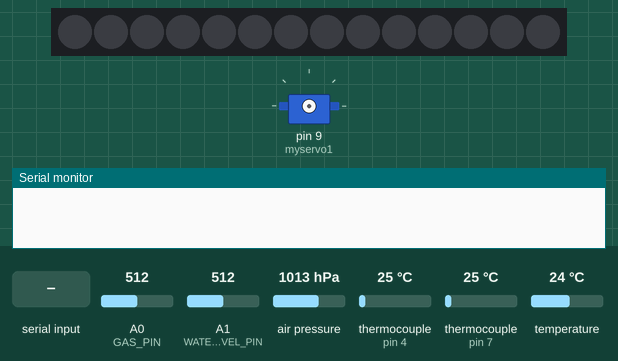
The sketch below on a simulated Arduino Uno, built with avr-gcc and run on an emulated ATmega328P. Parts: 14 RGB LEDs in strip order, left to right, servo, the last lines printed to the serial monitor. The test bench sets the inputs (shaded band); at power-on: A0 (GAS_PIN) = 512, A1 (WATER_LEVEL_PIN) = 512, air pressure 1013 hPa, thermocouple (sensors on pin 4, pin 7) 25 °C, temperature 24 °C.

Above: at 1.2 s.
1.3 s: "1\n" received over Serial
At 2.3 s:
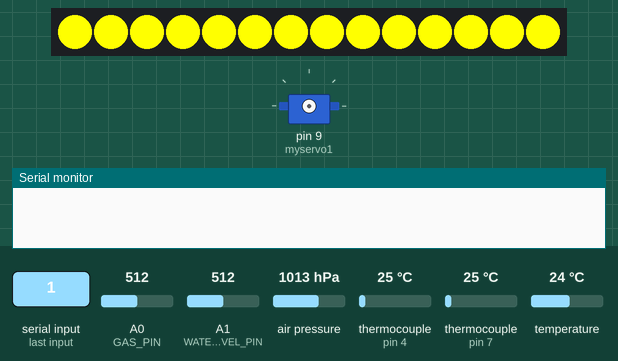
2.8 s: "2\n" received over Serial
At 3.5 s:
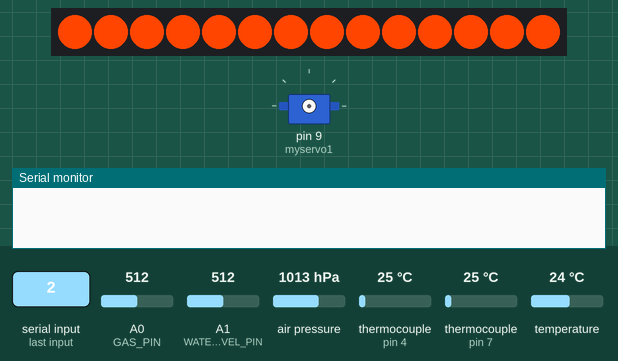
4.3 s: "4\n" received over Serial
At 4.9 s:
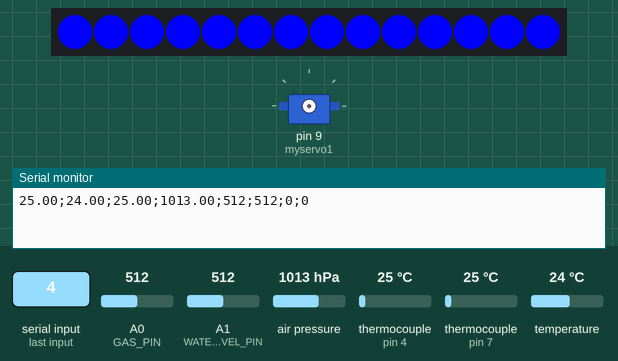
5.8 s: "30,150\n" received over Serial
7.4 s: "3\n" received over Serial
At 8.4 s:
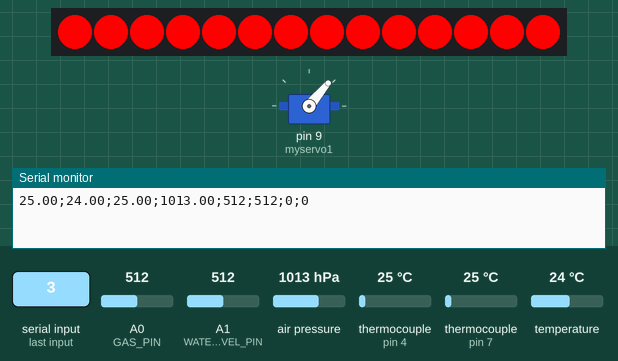
8.9 s: "5\n" received over Serial
At 9.6 s:
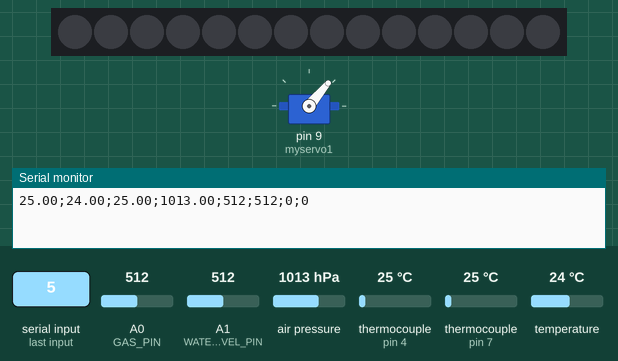
Timing chart, 0 to 11.4 s (numbered marks = the images above; inputs shaded):
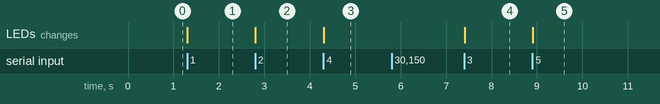

The sketch:

afss.ino
```cpp
#include <Wire.h>
#include <Adafruit_Sensor.h>
#include <Adafruit_BME280.h>
#include "Adafruit_NeoPixel.h"

#include "max6675.h" // Подключаем библиотеку
#include <Servo.h>

Servo myservo1;
Servo myservo2;
#define LED_COUNT 14
#define SEND_TIME 2000
#define WATER_LEVEL_PIN A1
#define GAS_PIN A0
#define UPDATE_TIME 100
#define SERVO_TIME 1500
#define LED_PIN 11
#define SERVO_STOVE_PIN 9 // Сигнальный провод от серво печи на порт 9
#define SERVO_PIPE_PIN 10 // Сигнальный провод от серво трубы на порт 10
#define TEMPERATURE_STOVE_SCK 8 // Указываем к какому порту подключен вывод SCK
#define TEMPERATURE_STOVE_CS 7 // Указываем к какому порту подключен вывод CS
#define TEMPERATURE_STOVE_SO 6 // Указываем к какому порту подключен вывод SO
#define TEMPERATURE_ROOM_SCK 5 // Указываем к какому порту подключен вывод SCK
#define TEMPERATURE_ROOM_CS 4 // Указываем к какому порту подключен вывод CS
#define TEMPERATURE_ROOM_SO 3 // Указываем к какому порту подключен вывод SO

int value = 0;
int servoTimer = 0;
int valueServoStove = 0;
int valueServoPipe = 0;
unsigned long delayTime;
int sendTimer = 0;
int typeColor = 5;

Adafruit_NeoPixel strip = Adafruit_NeoPixel(LED_COUNT, LED_PIN, NEO_GRB + NEO_KHZ800);
MAX6675 thermocoupleStove(TEMPERATURE_STOVE_SCK, TEMPERATURE_STOVE_CS, TEMPERATURE_STOVE_SO);
MAX6675 thermocoupleRoom(TEMPERATURE_ROOM_SCK, TEMPERATURE_ROOM_CS, TEMPERATURE_ROOM_SO);
Adafruit_BME280 bmeTank; // I2C


void setup() {
  Serial.begin(9600);
  bmeTank.begin(0x76);
  strip.begin();
  setColor(0, 0, 0);
}


void loop() {

  if (sendTimer > SEND_TIME)
  {
    sendTimer = 0;
    printValues();
  }

  if (Serial.available() > 0)
  {
    value = Serial.parseInt();

    if (value == 1)
    {
      if (typeColor != value)
      {
        setColor(255, 255, 0);
      }
      typeColor = 1;
    }

    if (value == 2)
    {
      if (typeColor != value)
      {
        setColor(255, 69, 0);
      }
      typeColor = 2;
    }

    if (value == 3)
    {
      if (typeColor != 3)
      {
        setColor(255, 0, 0);
      }
      typeColor = 3;
    }

    if (value == 4)
    {
      if (typeColor != 4)
      {
        setColor(0, 0, 255);
      }
      typeColor = 4;
    }

    if (value == 5)
    {
      if (typeColor != 5)
      {
        setColor(0, 0, 0);
      }
      typeColor = 5;
    }

    if (value >= 100 && value <= 190)
    {
      if ((valueServoStove != value - 100) && ((value - 100) % 10 == 0))
      {
        valueServoStove = value - 100;
        myservo1.attach(9);
        myservo1.write(valueServoStove);
        servoTimer = SERVO_TIME;
      }
    }

    if ((value >= 200 && value <= 290) && ((value - 100) % 10 == 0))
    {
      if (valueServoPipe != value - 200)
      {
        valueServoPipe = value - 200;
        myservo2.attach(10);
        myservo2.write(valueServoPipe);
        servoTimer = SERVO_TIME;
      }
    }
  }

  sendTimer += UPDATE_TIME;
  if (servoTimer > 0)
  {
    servoTimer -= UPDATE_TIME;
  }
  else {
    myservo1.detach();
    myservo2.detach();
  }
  delay(UPDATE_TIME);
}

void setColor(int r, int g, int b) {
  for (int i = 0; i < LED_COUNT; i++)
  {
    strip.setPixelColor(i, strip.Color(r, g, b));
  }
  strip.show();
}

void printValues() {
  String temperatureTankStr = String(bmeTank.readTemperature());
  String pressureTankStr = String(bmeTank.readPressure() / 100.0F);
  String waterLevelTankStr = String(analogRead(WATER_LEVEL_PIN));
  String gasRoomStr = String(analogRead(GAS_PIN));
  String temperatureStoveStr = String(thermocoupleStove.readCelsius());
  String temperatureRoomStr = String(thermocoupleRoom.readCelsius());
  String ServoStoveStr = String(valueServoStove);
  String ServoPipeStr = String(valueServoPipe);

  String resultStr = temperatureStoveStr + ";" + temperatureTankStr + ";" + temperatureRoomStr + ";" + pressureTankStr + ";" + waterLevelTankStr + ";" + gasRoomStr + ";" + ServoStoveStr + ";" + ServoPipeStr;

  Serial.println(resultStr);
}
```

Measured:
- after the input at 1.3 s, the LEDs: change at once (image 1)
- after the input at 2.8 s, the LEDs: change at once (image 2)
- after the input at 4.3 s, the LEDs: change at once (image 3)
- after the input at 7.4 s, the LEDs: change at once (image 4)
- after the input at 8.9 s, the LEDs: change at once (image 5)
